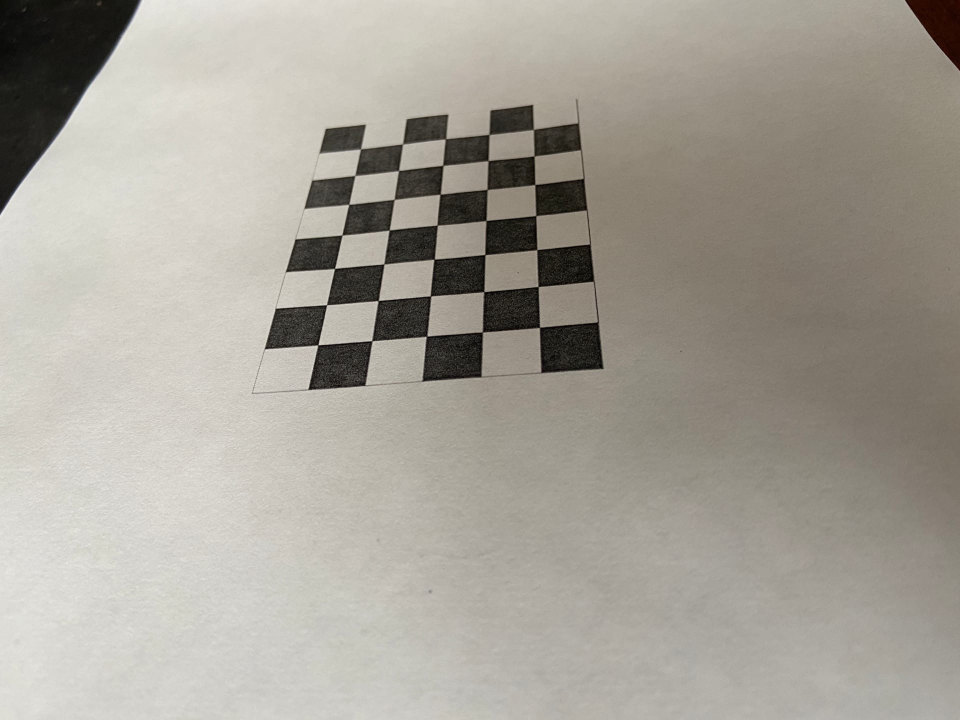
//> input picture FinalWork/images/1.jpg, 1920 x 1440 px, given in place of test.mp4, which was not available (shown at 1/2 size)
$ ./FinalWork   (built with g++ and OpenCV 4)
//> lines starting //> are read from the running program, lines starting //| are printed output that depends on the picture; after the words box and inside, x2 and y2 are one past the last pixel; in counts of white or black regions, pixels touching at a corner belong together; pictures that were not available may be replaced by others from this repository, and a replacement may not be noted
#include "opencv2/opencv.hpp"
#include <iostream>

using namespace cv;
using namespace std;

const double QRSideLength = 86.0;
Size windowSize;

vector<Point> trajectory_points;
vector<Point2f> imagePoints;
Point3f realPoint;
Mat intrinsics ((Mat1d(3, 3) << 1509.713490619002, 0, 699.3177375561561,
                                    0, 646.92684674, 247.13654762,
                                    0, 0, 1));
Mat distCoeffs ((Mat1d(1, 5) << 0.1486271150215541, -0.6491785880834027, 1.710689337182047e-05, -0.005221251049022714, -0.1356788841394454));


// [51 lines left out: function calibration, not called in this run]

void drawImagePoints(Mat& frame)
{
    for (auto e : imagePoints)
        circle(frame, e, 3, Scalar(0,0,255), FILLED);
    circle(frame, imagePoints[0], 3, Scalar(255,0,0), FILLED);
}

void recogniseStickersByThreshold(Mat &frame)
{
    Mat k = getStructuringElement(MORPH_RECT, Size(7,7));

    Mat mask1(frame.size(),CV_8U);
    cvtColor(frame, mask1, COLOR_BGR2GRAY);
    threshold(mask1, mask1, 200, 255, THRESH_BINARY);
    morphologyEx(mask1, mask1, MORPH_CLOSE, k, Point(-1, -1), 2);

    Mat mask2(frame.size(),CV_8U);
    cvtColor(frame, mask2, COLOR_BGR2GRAY);
    GaussianBlur(mask2, mask2, Size(9,9), 1.0);
    adaptiveThreshold(mask2, mask2, 255, ADAPTIVE_THRESH_GAUSSIAN_C, THRESH_BINARY_INV, 11,5);
    morphologyEx(mask2, mask2, MORPH_CLOSE, k);

    Mat mask(frame.size(),CV_8U);
    bitwise_and(mask1, mask2, mask);

    vector<vector<Point>> contours;
    vector<Vec4i> hierarchy;
    findContours(mask, contours, hierarchy, RETR_EXTERNAL, CHAIN_APPROX_SIMPLE);

    size_t biggest_contour = -1;
    size_t max_area = 0;
    for(size_t i = 0; i < contours.size(); i++)
    {
        size_t cur_area = contourArea(contours[i]);
        if (cur_area > max_area)
        {
            biggest_contour = i;
            max_area = cur_area;
        }
    }

    if (biggest_contour != -1)
    {
        double epsilon = 0.05*arcLength(contours[biggest_contour], true);
        approxPolyDP(contours[biggest_contour], contours[biggest_contour], epsilon, true);

        imagePoints.clear();
        if (contours[biggest_contour].size() != 4)
        {
            return;
        }
        imagePoints.push_back(contours[biggest_contour][0]);
        imagePoints.push_back(contours[biggest_contour][1]);
        imagePoints.push_back(contours[biggest_contour][2]);
        imagePoints.push_back(contours[biggest_contour][3]);
    }
}

void homo(Mat &frame)
{
    Size homoWindowSize(200, 200);
    namedWindow("QRHomo",WINDOW_AUTOSIZE);

    vector<Point2f> objectPoints;

    objectPoints.push_back(Point2f(0, 0));
    objectPoints.push_back(Point2f(homoWindowSize.width, 0));
    objectPoints.push_back(Point2f(homoWindowSize.width, homoWindowSize.height));
    objectPoints.push_back(Point2f(0, homoWindowSize.height));

    Mat h = findHomography(imagePoints, objectPoints, RANSAC);
    Mat img_perspective(homoWindowSize, CV_8UC3);
    warpPerspective(frame, img_perspective, h, homoWindowSize);

    Mat k ((Mat1d(3, 3) << -1, -1, -1, -1, 9, -1, -1, -1, -1));
    filter2D(img_perspective, img_perspective, -1, k);

    vector<Point2f> qrPoints;
    QRCodeDetector detector;
    detector.detect(img_perspective, qrPoints);

    if (h.empty() || qrPoints.empty())
    {
        return;
    }

    for (auto e : qrPoints)
    {
        if ((e.x > 10) && (e.x < homoWindowSize.width - 10) &&
            (e.y > 10) && (e.y < homoWindowSize.height - 10))
            return;
    }

    for (auto e : qrPoints)
    {
        circle(img_perspective, e, 3, Scalar(0,0,255), FILLED);
    }
    circle(img_perspective, qrPoints[0], 3, Scalar(255,0,0), FILLED);


    for (size_t i = 0; i < qrPoints.size(); i++)
    {
        Mat pt1 = (Mat_<double>(3,1) << qrPoints[i].x, qrPoints[i].y, 1);
        Mat pt2 = h.inv() * pt1;
        //pt2 /= 200;
        imagePoints[i].x = pt2.at<double>(0);
        imagePoints[i].y = pt2.at<double>(1);
    }

    imagePoints = qrPoints;

    circle(frame, imagePoints[0], 5, Scalar(255,0,0), FILLED);

    resizeWindow("qr", homoWindowSize);
    imshow("QRHomo", img_perspective);
}

// [78 lines left out: functions getWorldCoordinates, goodPoint, drawPlainTrajectory, not called in this run]


int main()
{
    //calibration();
    VideoCapture cap("../test.mp4");

    if (!cap.isOpened()) { return -1;  }

    Mat frame;
    bool flag = cap.read(frame);
//> frame is the input picture: 1440 rows x 1920 cols, CV_8UC3; mean B, G, R 152.2, 161.5, 165.9
    if (flag) windowSize = frame.size();

    namedWindow("MyVideo",WINDOW_AUTOSIZE); //create a window called "MyVideo"
    while(1)
    {
        flag = cap.read(frame);
        if (!flag) break;

        recogniseStickersByThreshold(frame);
//> in recogniseStickersByThreshold, `threshold(mask1, mask1, 200, 255, THRESH_BINARY);`:
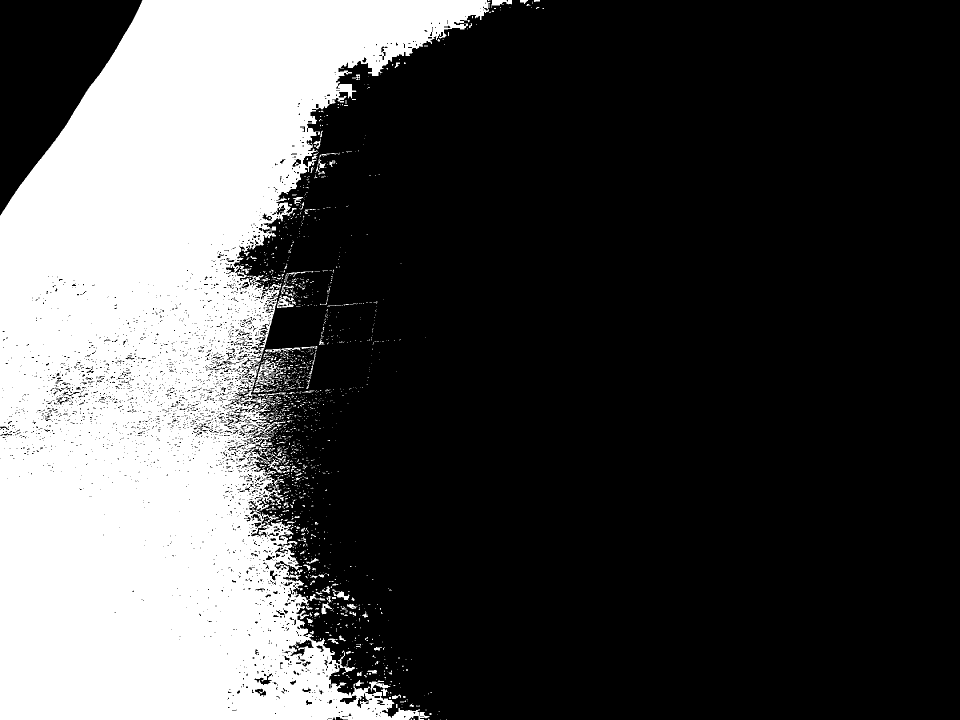
//> mask1: 1440 rows x 1920 cols, CV_8UC1 (shown at 1/2 size); 29.3% white; 1460 white regions (1316 under 20 px), largest, box (x1, y1, x2, y2) and area: (0, 0, 981, 1440) 795378, (505, 719, 575, 785) 1224, (554, 591, 592, 616) 477
//> in recogniseStickersByThreshold, `morphologyEx(mask1, mask1, MORPH_CLOSE, k, Point(-1, -1), 2);`:
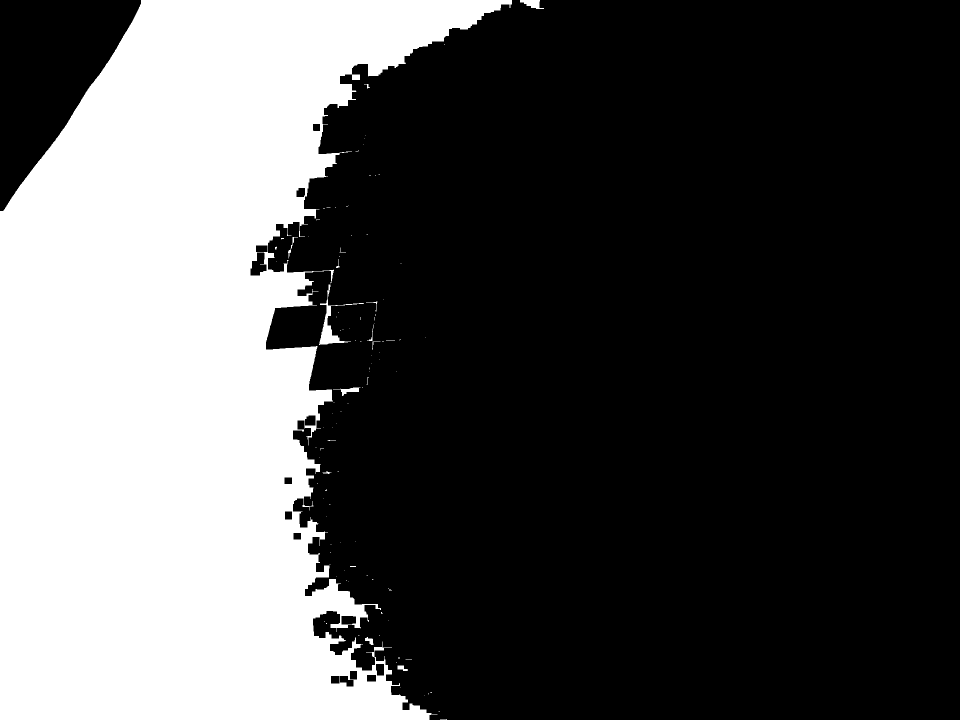
//> mask1: 1440 rows x 1920 cols, CV_8UC1 (shown at 1/2 size); 32.4% white; 106 white regions (90 under 20 px), largest, box (x1, y1, x2, y2) and area: (0, 0, 1024, 1440) 890960, (638, 569, 728, 690) 1632, (1040, 0, 1088, 18) 495
//> in recogniseStickersByThreshold, `adaptiveThreshold(mask2, mask2, 255, ADAPTIVE_THRESH_GAUSSIAN_C, THRES..`:
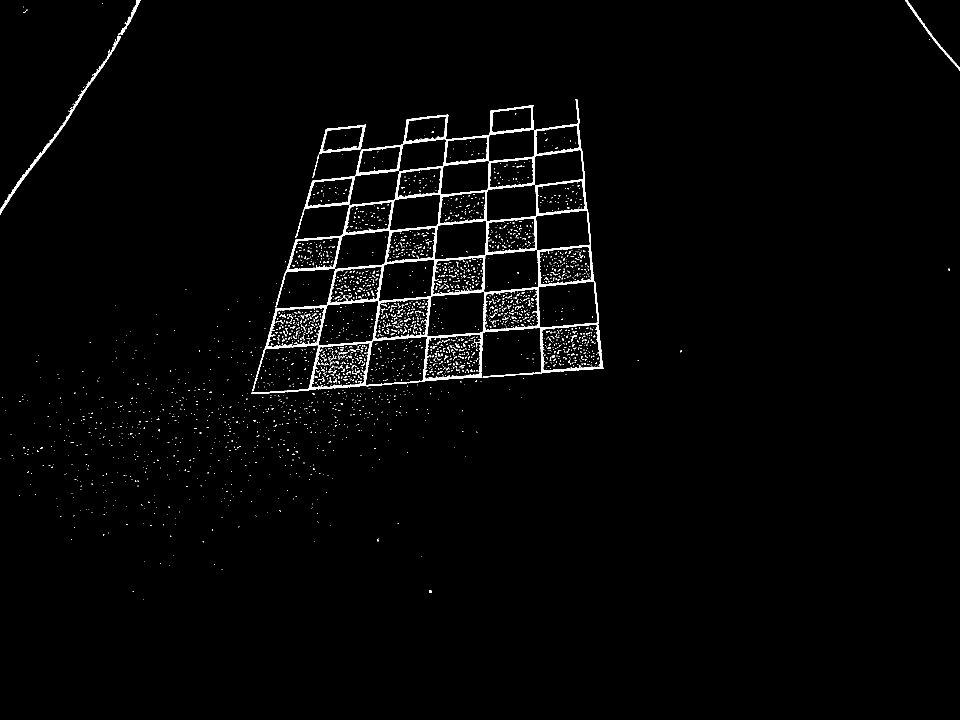
//> mask2: 1440 rows x 1920 cols, CV_8UC1 (shown at 1/2 size); 1.9% white; 2740 white regions (2673 under 20 px), largest, box (x1, y1, x2, y2) and area: (503, 198, 1208, 788) 33887, (0, 72, 242, 430) 2053, (625, 249, 732, 356) 1150
//> in recogniseStickersByThreshold, `morphologyEx(mask2, mask2, MORPH_CLOSE, k);`:
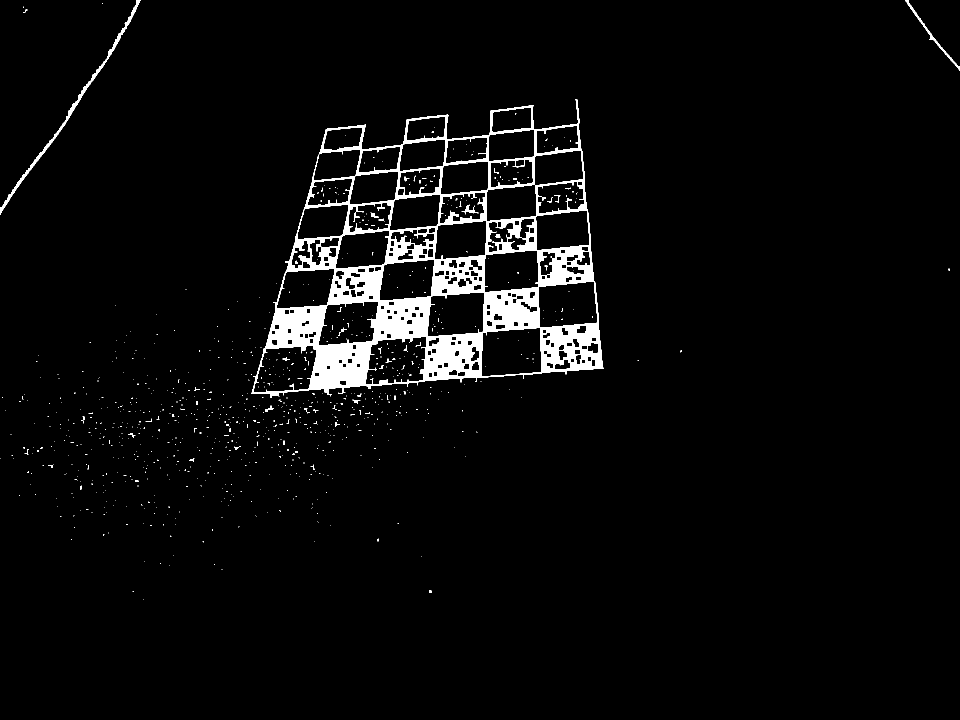
//> mask2: 1440 rows x 1920 cols, CV_8UC1 (shown at 1/2 size); 3.8% white; 872 white regions (826 under 20 px), largest, box (x1, y1, x2, y2) and area: (503, 198, 1208, 796) 96335, (0, 0, 282, 430) 2781, (1810, 0, 1920, 141) 719
//> in recogniseStickersByThreshold, `bitwise_and(mask1, mask2, mask);`:
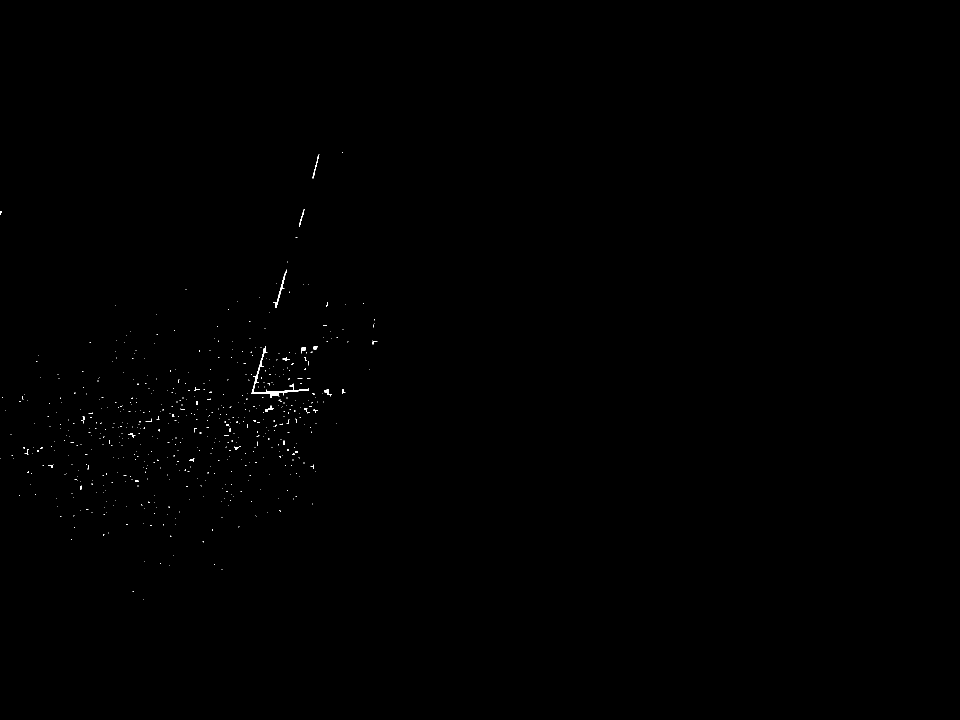
//> mask: 1440 rows x 1920 cols, CV_8UC1 (shown at 1/2 size); 0.13% white in thin lines or dots, all inside (x1, y1, x2, y2) = (0, 304, 755, 1200)
//> in recogniseStickersByThreshold, `findContours(mask, contours, hierarchy, RETR_EXTERNAL, CHAIN_APPROX_SI..`: contours = 577 contours, 566 with area under 20; largest, box (x1, y1, x2, y2) and area: (503, 692, 618, 796) 561, (546, 539, 574, 616) 143, (649, 779, 664, 793) 56, (625, 308, 639, 357) 48, (531, 811, 548, 824) 42
//> the loop in recogniseStickersByThreshold, `for(size_t i = 0; i < contours.size(); i++)` made 577 passes
//> (cur_area, max_area) on passes 156, 378, 439, 528: (20, 20), (42, 42), (56, 56), (561, 561)
//> after the loop in recogniseStickersByThreshold, `for(size_t i = 0; i < contours.size(); i++)`: biggest_contour = 527; max_area = 561
//> in recogniseStickersByThreshold, `double epsilon = 0.05*arcLength(contours[biggest_contour], true);`: epsilon = 27.92
//> in recogniseStickersByThreshold, `imagePoints.push_back(contours[biggest_contour][0]);`: imagePoints = 1 Point (x, y): [531, 692]
//> in recogniseStickersByThreshold, `imagePoints.push_back(contours[biggest_contour][1]);`: imagePoints = 2 Points (x, y): [531, 692], [503, 787]
//> in recogniseStickersByThreshold, `imagePoints.push_back(contours[biggest_contour][2]);`: imagePoints = 3 Points (x, y): [531, 692], [503, 787], [617, 780]
//> in recogniseStickersByThreshold, `imagePoints.push_back(contours[biggest_contour][3]);`: imagePoints = 4 Points (x, y): [531, 692], [503, 787], [617, 780], [507, 784]
        if (!imagePoints.empty())
        {
            drawImagePoints(frame);
//> the loop in drawImagePoints, `for (auto e : imagePoints)` made 4 passes
            homo(frame);
//> in homo, `Mat h = findHomography(imagePoints, objectPoints, RANSAC);`: h = [[1.06, 0.276, -752.8], [1.03, 0.304, -756.8], [0.00493, -0.00444, 1]]
//> in homo, `warpPerspective(frame, img_perspective, h, homoWindowSize);`:
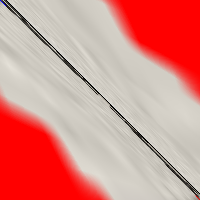
//> img_perspective: 200 rows x 200 cols, CV_8UC3; mean B, G, R 137.9, 144.3, 216.8
//> in homo, `filter2D(img_perspective, img_perspective, -1, k);`:
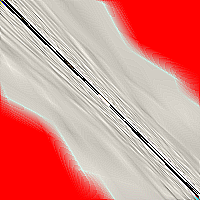
//> img_perspective: 200 rows x 200 cols, CV_8UC3; mean B, G, R 139.1, 145.1, 217.3
//> in homo, `detector.detect(img_perspective, qrPoints);`: qrPoints = empty
           //getWorldCoordinates(frame);
           //drawPlainTrajectory();

        }

        imshow("MyVideo", frame); //show the frame in "MyVideo" window
        if(waitKey(30) == 27)  break;
//> the Esc key is pressed
    }
    return 0;
}

$ run again, on FinalWork/images/5.jpg
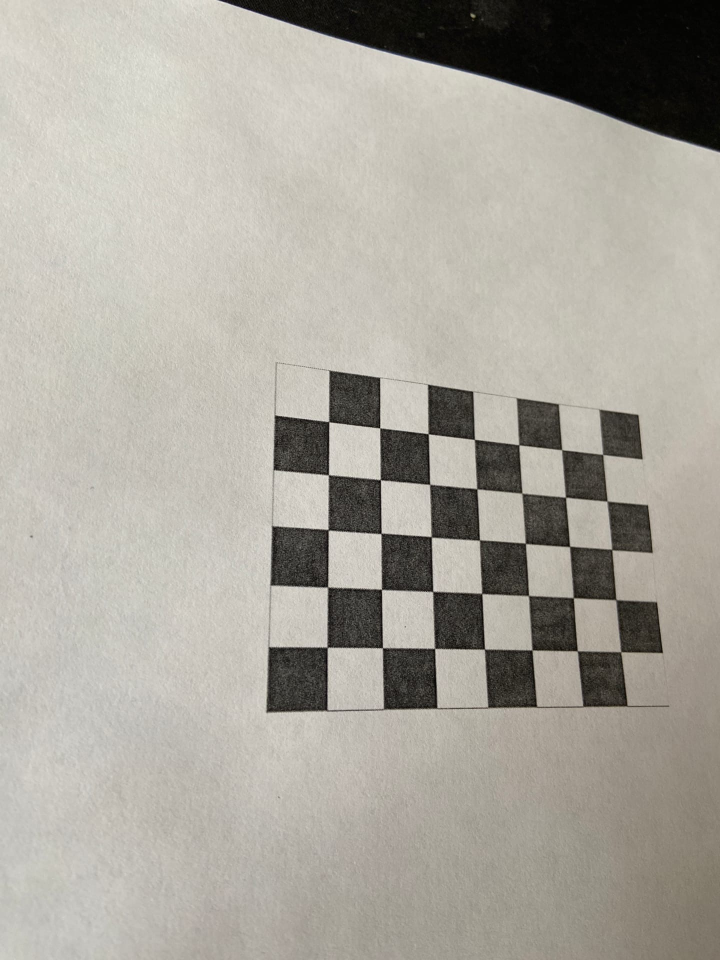
//> input picture FinalWork/images/5.jpg, 1440 x 1920 px, given in place of test.mp4, which was not available (shown at 1/2 size)
//> frame is the input picture: 1920 rows x 1440 cols, CV_8UC3; mean B, G, R 157.2, 166.1, 169.9
//> in recogniseStickersByThreshold, `threshold(mask1, mask1, 200, 255, THRESH_BINARY);`:
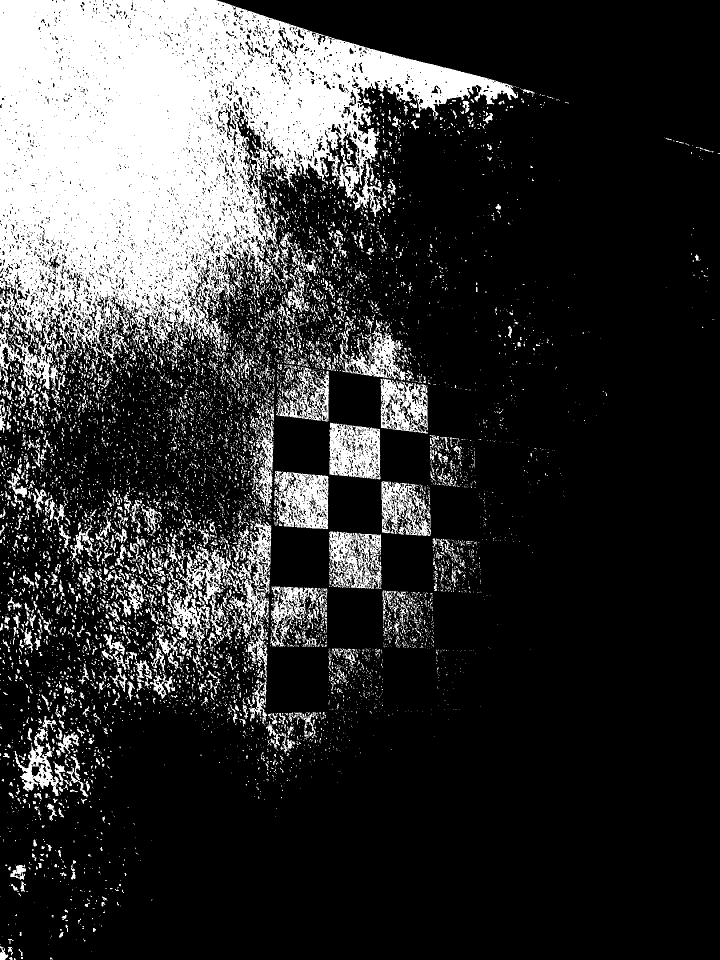
//> mask1: 1920 rows x 1440 cols, CV_8UC1 (shown at 1/2 size); 21.1% white; 8384 white regions (7172 under 20 px), largest, box (x1, y1, x2, y2) and area: (0, 0, 1036, 792) 385190, (333, 1084, 492, 1312) 9490, (549, 942, 657, 1058) 8607
//> mask: 1920 rows x 1440 cols, CV_8UC1; 0.57% white in thin lines or dots, all inside (x1, y1, x2, y2) = (0, 0, 1029, 1572)
//> contours = 2335 contours, 2273 with area under 20; largest, box (x1, y1, x2, y2) and area: (542, 718, 664, 832) 495, (536, 942, 564, 1052) 382, (740, 1372, 766, 1422) 323, (536, 1173, 548, 1293) 288, (670, 1406, 699, 1431) 184
//> the loop in recogniseStickersByThreshold, `for(size_t i = 0; i < contours.size(); i++)` made 2335 passes
//> (cur_area, max_area) on passes 79, 117, 986, 1525: (184, 184), (323, 323), (382, 382), (495, 495)
//> after the loop in recogniseStickersByThreshold, `for(size_t i = 0; i < contours.size(); i++)`: biggest_contour = 1524; max_area = 495
//> epsilon = 28.28
//> in recogniseStickersByThreshold, `imagePoints.push_back(contours[biggest_contour][0]);`: imagePoints = 1 Point (x, y): [663, 731]
//> in recogniseStickersByThreshold, `imagePoints.push_back(contours[biggest_contour][1]);`: imagePoints = 2 Points (x, y): [663, 731], [557, 718]
//> in recogniseStickersByThreshold, `imagePoints.push_back(contours[biggest_contour][2]);`: imagePoints = 3 Points (x, y): [663, 731], [557, 718], [549, 831]
//> in recogniseStickersByThreshold, `imagePoints.push_back(contours[biggest_contour][3]);`: imagePoints = 4 Points (x, y): [663, 731], [557, 718], [549, 831], [554, 727]
//> the loop in drawImagePoints, `for (auto e : imagePoints)` made 4 passes
//> h = [[-0.00491, 0.134, -94.47], [-0.015, 0.122, -79.39], [-0.00245, 0.000497, 1]]
//> in homo, `filter2D(img_perspective, img_perspective, -1, k);`:
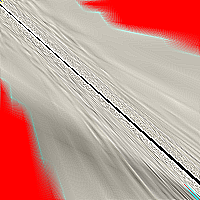
//> img_perspective: 200 rows x 200 cols, CV_8UC3; mean B, G, R 145.3, 153.6, 200.5
//> qrPoints = empty
